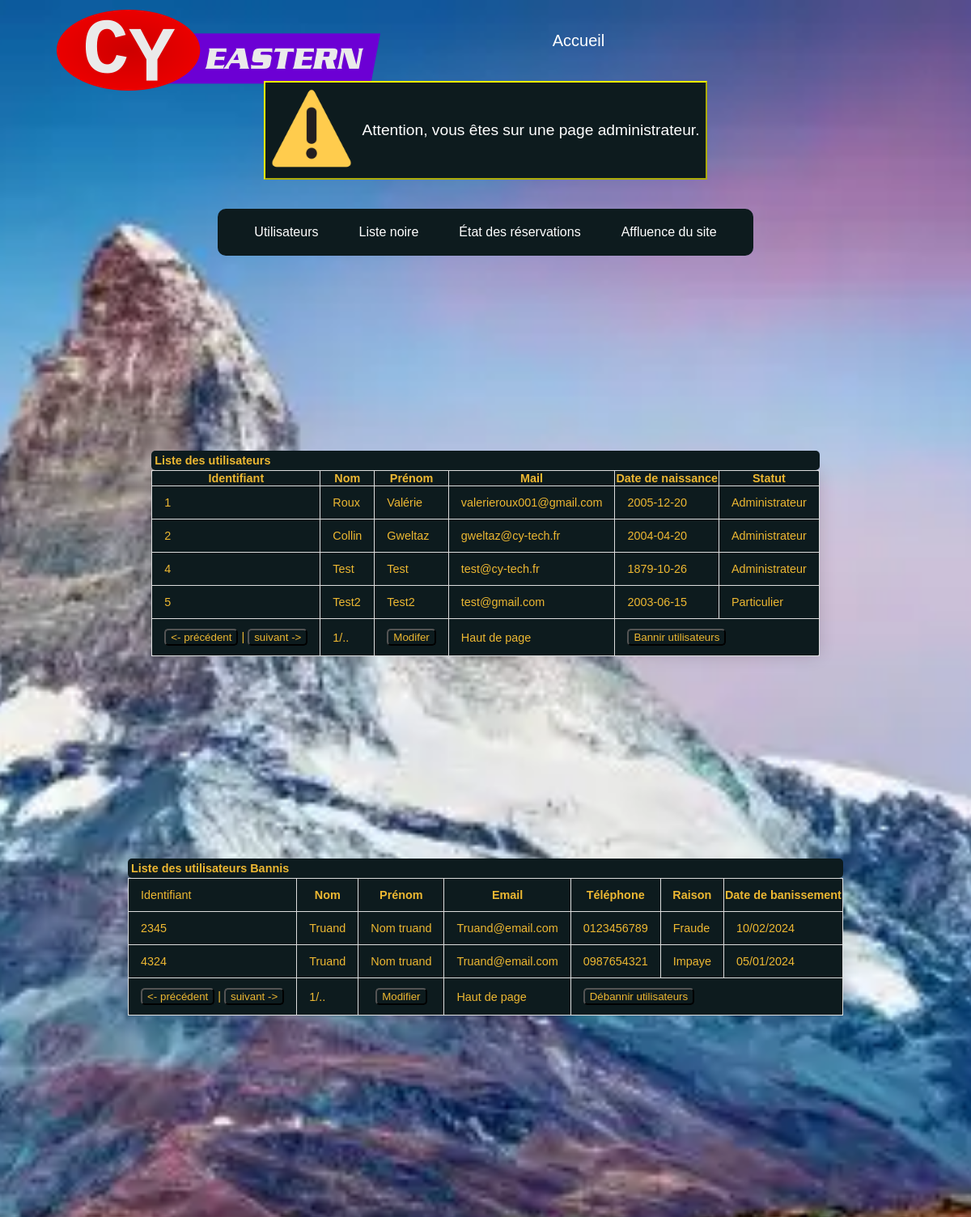
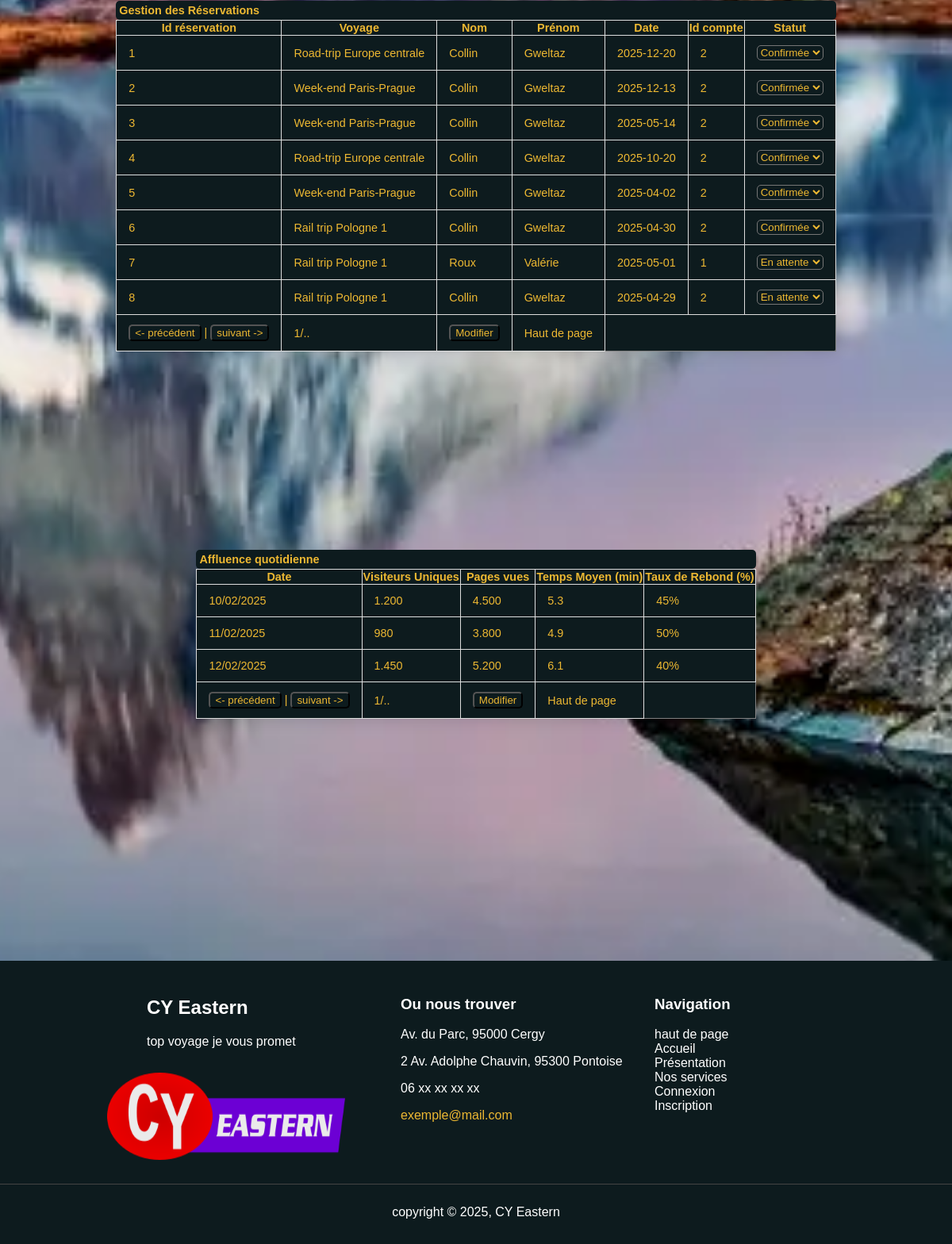
Screenshot of /admin.php (signed in) with the database file from the repository (2 pictures, top to bottom).
### tables this page shows
CREATE TABLE `comptes` (
  `idCompte` int(11) NOT NULL,
  `nom` varchar(255) NOT NULL,
  `prenom` varchar(255) NOT NULL,
  `role` tinyint(4) NOT NULL COMMENT ' 0 admin, 1 particulier, 2 professionel ',
  `newsletter` tinyint(1) NOT NULL,
  `naissance` date NOT NULL DEFAULT '1879-10-26',
  `inscription` timestamp NOT NULL DEFAULT current_timestamp(),
  `derniereConnexion` timestamp NOT NULL
);

CREATE TABLE `commandes` (
  `id` int(11) NOT NULL,
  `idCompte` int(11) NOT NULL,
  `idVoyage` int(11) NOT NULL,
  `nVoyageurs` int(11) NOT NULL,
  `debut` date NOT NULL,
  `total` int(11) NOT NULL,
  `paye` tinyint(1) NOT NULL,
  `creation` timestamp NOT NULL DEFAULT current_timestamp()
);

CREATE TABLE `voyage` (
  `id` int(11) NOT NULL,
  `titre` varchar(39) NOT NULL,
  `duree` tinyint(4) NOT NULL,
  `etapes` tinyint(4) NOT NULL,
  `transport` varchar(24) NOT NULL,
  `maxi` tinyint(4) NOT NULL,
  `prix` smallint(6) NOT NULL,
  `statut` tinyint(1) NOT NULL
);

### api/linkDB.php (called while the page is built, shortened)
<?php
$linkDB = mysqli_connect("mariadb","valerie","meilleursite2025","clickjourney");
if($_SESSION['role'] == 0) {
    $compteQuery = "SELECT c.*, l.mail FROM comptes c, login l WHERE l.id = c.idCompte;";
    $compteResult = mysqli_query($linkDB, $compteQuery);
    while ($row = mysqli_fetch_assoc($compteResult)) {
        $comptes[$row['idCompte']] = $row;
    }
    $commandesAdmQuery = "SELECT c.*, v.titre, co.nom, co.prenom FROM commandes c, voyage v, comptes co WHERE c.idVoyage = v.id AND c.idCompte = co.idCompte;";
    $commandesAdmResult = mysqli_query($linkDB, $commandesAdmQuery);
    while ($row = mysqli_fetch_assoc($commandesAdmResult)) {
        $commandesAdm[$row['id']] = $row;
    }
}

### admin.php (the view, shortened to what this page needs)
<?php
include('api/linkDB.php');
?>
<!DOCTYPE html>
<html lang="fr">
<head>
  <link rel="stylesheet" type="text/css" href="style.css">
</head>
<body id="haut" class="admin">
<nav>
    <div class="divmenu" >
        <div class="logo1">
            <a href="index.html"><img src="media/logo.webp" width="400" height="100" alt="Logo"></a>
        </div>
        <ul>
            <li class="limenu"><a href="index.html">Accueil</a></li>
        </ul>
    </div>
</nav>
<div id="haut-de-page">
    <table border="2" class="admin_warn">
        <tr>
          <td class="warn_image" ><img src="media/warn.png" width="100" height="100"  alt="triangle attention"></td>
          <td class="warn_text" >Attention, vous êtes sur une page administrateur.</td>
        </tr>
      </table>
</div>
<nav  class="adminbar">
    <ul class="ul-adminbar">
        <li><a href="#utilisateurs" >Utilisateurs</a></li>
        <li><a href="#bannis">Liste noire</a></li>
        <li><a href="#reservation">État des réservations</a></li>
        <li><a href="#statistique">Affluence du site</a></li>
    </ul>
</nav>
<div class="admindiv">
    <table border="1" id="utilisateurs"  class="admintable" >
        <caption class="admintable" ><strong>Liste des utilisateurs</strong></caption>
        <thead>
            <tr>
                <th>Identifiant</th>
                <th>Nom</th>
                <th>Prénom</th>
                <th>Mail</th>
                <th>Date de naissance</th>
                <th>Statut</th>
            </tr>
        </thead>
        <tbody>
        <?php
        $role = "";
        foreach($comptes as $compte) {
            switch($compte['role']) {
                case '0':
                    $role = "Administrateur";
                    break;
                case '1':
                    $role = "Particulier";
                    break;
            }
            echo '<tr><td>' . $compte['idCompte'] .'</td><td>'. $compte['nom'].'</td><td>'.$compte['prenom'].'</td><td>'.$compte['mail'].'</td><td>'.$compte['naissance'].'</td><td>'.$role.'</td></tr>';
        }
        ?>
        </tbody>
        <tfoot>
            <tr>
                <td><button> <- précédent </button>  | <button>suivant -> </button> </td>
                <td>1/..</td>
                <td class="td-admin-modif"><button>Modifer</button></td>
                <td class="td-admin"><a href="#haut-de-page">Haut de page</a></td>
                <td class="td-admin" colspan="3" > <button> Bannir utilisateurs </button> </td>
            </tr>
        </tfoot>
    </table>
</div>
<div class="admindiv">
    <table border="1" id="bannis"  class="admintable">
        <caption class="admintable" ><strong>Liste des utilisateurs Bannis</strong></caption>
        <thead>
            <tr>
                <td>Identifiant</td>
                <th>Nom</th>
                <th>Prénom</th>
                <th>Email</th>
                <th>Téléphone</th>
                <th>Raison</th>
                <th>Date de banissement</th>
            </tr>
        </thead>
        <tbody>
            <tr>
                <td>2345</td>
                <td>Truand</td>
                <td>Nom truand</td>
                <td>Truand@email.com</td>
                <td>0123456789</td>
                <td>Fraude</td>
                <td>10/02/2024</td>
            </tr>
            <tr>
                <td>4324</td>
                <td>Truand</td>
                <td>Nom truand</td>
                <td>Truand@email.com</td>
                <td>0987654321</td>
                <td>Impaye</td>
                <td>05/01/2024</td>
            </tr>
        </tbody>
        <tfoot>
            <tr>
                <td><button><- précédent </button>  | <button>suivant -> </button> </td>
                <td>1/..</td>
                <td class="td-admin-modif"><button>Modifier</button></td>
                <td  class="td-admin"><a href="#haut-de-page">Haut de page</a></td>
                <td class="td-admin" colspan="3" > <button> Débannir utilisateurs </button> </td>
            </tr>
        </tfoot>
    </table>
</div>
<div class="admindiv">
    <table border="1" id="reservation" class="admintable">
        <caption class="admintable" ><strong>Gestion des Réservations</strong></caption>
        <thead>
            <tr>
                <th>Id réservation</th>
                <th>Voyage</th>
                <th>Nom</th>
                <th>Prénom</th>
                <th>Date</th>
                <th>Id compte</th>
                <th>Statut</th>
            </tr>
        </thead>
        <tbody>
        <?php
        foreach($commandesAdm as $commande) {
            echo '<tr><td>'. $commande['id'].'</td><td>'.$commande['titre'].'</td><td>'.$commande['nom'].'</td><td>'.$commande['prenom'].'</td><td>'.$commande['debut'].'</td><td>'.$commande['idCompte'].'</td>';
            echo '<td><select class="status">';
            if($commande['paye'] == 0) {
                echo '<option value="En attente" selected="selected">En attente</option>';
            } else if($commande['paye'] == 1) {
                echo '<option value="1" selected="selected">Confirmée</option>';
            }
            echo '</select></td></tr>';
        }
        ?>
        </tbody>
        <tfoot>
        <tr>
            <td><button><- précédent </button>  | <button>suivant -> </button> </td>
            <td>1/..</td>
            <td class="td-admin-modif"><button>Modifier</button></td>
            <td  class="td-admin"><a href="#haut-de-page">Haut de page</a></td>
        </tr>
    </tfoot>
    </table>
</div>
<div class="admindiv">
    <table border="1" id="statistique" class="admintable">
        <caption class="admintable"><strong>Affluence quotidienne</strong></caption>
        <thead>
            <tr>
                <th>Date</th>
                <th>Visiteurs Uniques</th>
                <th>Pages vues</th>
                <th>Temps Moyen (min)</th>
                <th>Taux de Rebond (%)</th>
            </tr>
        </thead>
        <tbody>
            <tr>
                <td>10/02/2025</td>
                <td>1.200</td>
                <td>4.500</td>
                <td>5.3</td>
                <td>45%</td>
            </tr>
            <tr>
                <td>11/02/2025</td>
                <td>980</td>
                <td>3.800</td>
                <td>4.9</td>
                <td>50%</td>
            </tr>
            <tr>
                <td>12/02/2025</td>
                <td>1.450</td>
                <td>5.200</td>
                <td>6.1</td>
                <td>40%</td>
            </tr>
        </tbody>
        <tfoot>
            <tr>
                <td><button><- précédent </button>  | <button>suivant -> </button> </td>
                <td>1/..</td>
                <td class="td-admin-modif"><button>Modifier</button></td>
                <td  class="td-admin"><a href="#haut-de-page">Haut de page</a></td>
            </tr>
        </tfoot>
    </table>
</div>
<footer style="margin-top: 280px;">
    <div class="contenu">
        <div class="logo">
            <h2>CY Eastern</h2>
            <p>top voyage je vous promet</p>
            <img src="media/logo.webp" alt="Logo" width="300" height="110" style="display: flex; margin-left: -50px;">
        </div>
        <div class="colonne">
            <h3>Ou nous trouver</h3>
            <p>Av. du Parc, 95000 Cergy</p>
            <p>2 Av. Adolphe Chauvin, 95300 Pontoise</p>
            <p>06 xx xx xx xx</p>
            <p><a href="mailto:exemple@mail.com" style="color: rgb(237, 184, 50);">exemple@mail.com</a></p>
        </div>
        <div class="colonne">
            <h3>Navigation</h3>
            <ul class="ul-footer">
                <li><a href="#haut">haut de page</a></li>
                <li><a href="index.html">Accueil</a></li>
                <li><a href="presentation.php">Présentation</a></li>
                <li><a href="#">Nos services</a></li>
                <li><a href="connexion.php">Connexion</a></li>
                <li><a href="inscription.php">Inscription</a></li>
            </ul>
        </div>
    </div>
    <div class="footer-bottom">
        <p>copyright © 2025, CY Eastern</p>
    </div>
  </footer>
</body>
</html>

### style.css (style rules this page uses)
* { text-decoration: none; }
body { font-family: Arial, sans-serif; font-optical-sizing: auto; background-image: url(media/paysage.jpg); background-size: cover; background-repeat: no-repeat; background-position: center; height: 100vh; margin: 0; image-rendering: crisp-edges; background-attachment: fixed; }
img[alt="Logo"] { margin-left: 10px; margin-top: 30px; }
.divmenu { display: flex; align-items: center; justify-content: space-between; height: 100px; padding: 0 50px; }
li.limenu { display: inline-block; margin-left: -100px; }
.limenu a { color: white; font-size: 20px; margin-right: 140px; }
.logo1 { padding: 10px; font-weight: bold; font-size: 30px; justify-content: flex-end; }
#haut-de-page { display: flex; justify-content: center; }
.admin_warn { border-color: yellow; background-color: #0d1b1e; color: white; }
.warn_image { border: none; padding: 5px; }
.warn_text { border: none; padding: 5px; font-size: larger }
.admin { background-image: url(media/paysage.jpg); background-size: cover; background-repeat: no-repeat; background-position: center; height: 100vh; margin: 0; image-rendering: crisp-edges; background-attachment: fixed; }
nav.adminbar { margin-top: 20px; display: flex; justify-content: center; }
ul.ul-adminbar { display: flex; justify-content: space-between; text-decoration: none; list-style: none; background: #0d1b1e; color: white; padding: 20px; border-radius: 10px; }
ul.ul-adminbar li { display: inline-block; }
ul.ul-adminbar li a { margin: 25px; }
nav.adminbar a { color: white; text-decoration: none; transition: color 0.4s; }
table.admintable { background-color: #0d1b1e; color: rgb(237, 184, 50); padding: 4px; border-radius: 5px; border-collapse: collapse; margin: 25px 0; font-size: 0.9em; min-width: 400px; box-shadow: 0 0 20px rgba(0, 0, 0, 0.15); }
.admintable td { padding: 12px 15px; }
table caption.admintable { background-color: #0d1b1e; text-align: left; padding: 4px; border-radius: 5px; }
td>button { background-color: #0d1b1e; color: rgb(237, 184, 50); border-radius: 5px; }
div.admindiv { display: flex; justify-content: center; margin-top: 200px; }
select { background-color: #0d1b1e; color: rgb(237, 184, 50); border-radius: 5px; }
option { color: #0d1b1e; background-color: rgb(237, 184, 50); border-radius: 5px; }
td.td-admin a { color: rgb(237, 184, 50); text-decoration: none; transition: color 0.4s; }
td.td-admin-modif { text-align: center; }
footer { background-color: #0d1b1e; color: white; padding: 15px 0; margin-top: 280px; }
.contenu { display: flex; max-width: 850px; margin: auto; }
.colonne, .logo { min-width: 300px; margin: 10px; }
ul.ul-footer { list-style: none; padding: 0; }
ul.ul-footer li a { color: white; text-decoration: none; transition: color 0.4s; }
.footer-bottom { text-align: center; margin-top: 20px; border-top: 1px solid #444; padding-top: 10px; }
.tableau-commandes table,th,td { border: 1px solid #ddd; }

### rows the page displays
comptes: idCompte "1", nom "Roux", prenom "Valérie", login.mail "valerieroux001@gmail.com", naissance "2005-12-20", role "Administrateur"
comptes: idCompte "2", nom "Collin", prenom "Gweltaz", login.mail "gweltaz@cy-tech.fr", naissance "2004-04-20", role "Administrateur"
comptes: idCompte "4", nom "Test", prenom "Test", login.mail "test@cy-tech.fr", naissance "1879-10-26", role "Administrateur"
comptes: idCompte "5", nom "Test2", prenom "Test2", login.mail "test@gmail.com", naissance "2003-06-15", role "Particulier"
commandes: id "1", idVoyage.titre "Road-trip Europe centrale", idCompte.nom "Collin", idCompte.prenom "Gweltaz", debut "2025-12-20", idCompte "2", paye "Confirmée"
commandes: id "2", idVoyage.titre "Week-end Paris-Prague", idCompte.nom "Collin", idCompte.prenom "Gweltaz", debut "2025-12-13", idCompte "2", paye "Confirmée"
commandes: id "3", idVoyage.titre "Week-end Paris-Prague", idCompte.nom "Collin", idCompte.prenom "Gweltaz", debut "2025-05-14", idCompte "2", paye "Confirmée"
commandes: id "4", idVoyage.titre "Road-trip Europe centrale", idCompte.nom "Collin", idCompte.prenom "Gweltaz", debut "2025-10-20", idCompte "2", paye "Confirmée"
commandes: id "5", idVoyage.titre "Week-end Paris-Prague", idCompte.nom "Collin", idCompte.prenom "Gweltaz", debut "2025-04-02", idCompte "2", paye "Confirmée"
commandes: id "6", idVoyage.titre "Rail trip Pologne 1", idCompte.nom "Collin", idCompte.prenom "Gweltaz", debut "2025-04-30", idCompte "2", paye "Confirmée"
commandes: id "7", idVoyage.titre "Rail trip Pologne 1", idCompte.nom "Roux", idCompte.prenom "Valérie", debut "2025-05-01", idCompte "1", paye "En attente"
commandes: id "8", idVoyage.titre "Rail trip Pologne 1", idCompte.nom "Collin", idCompte.prenom "Gweltaz", debut "2025-04-29", idCompte "2", paye "En attente"
